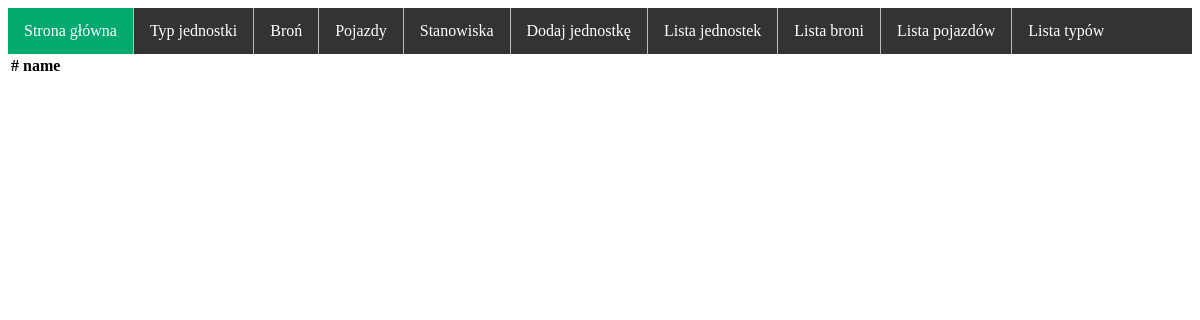
The app's page /show_vehicle/, older data.
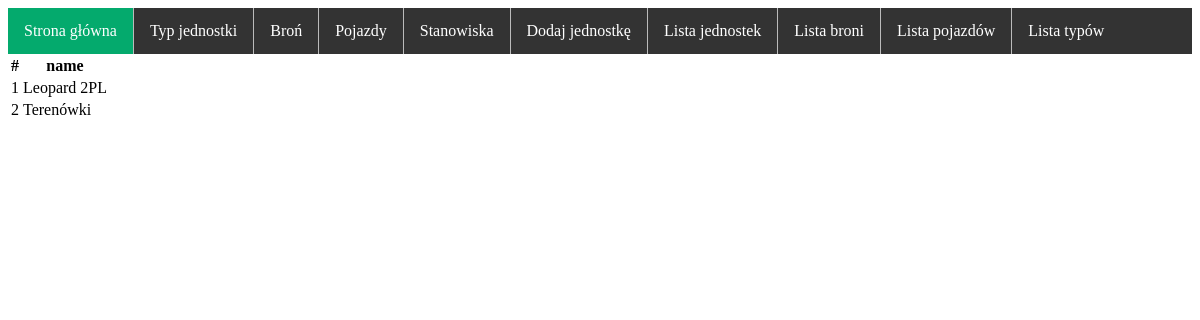
The same page, newer data.
### military/models.py (models this page shows, shortened)
class Vehicle(models.Model):
    name=models.CharField(max_length=125)

### military/views.py (the view)
# urls.py: path('show_vehicle/', views.ShowVehicleView.as_view()),
class ShowVehicleView(View):
    def get(self,request):
        vehicles=Vehicle.objects.all()
        return render(request, 'vehicles_list.html', {'vehicles':vehicles})

### templates/vehicles_list.html (shortened to what this page needs)
{% extends 'base.html' %}
{% block content %}
    <table class="table">
        <tr>
            <th>#</th>
            <th>name</th>
        </tr>
        {% for vehicle in vehicles %}
            <tr class="{% cycle 'table-light' 'table-secondary'%}">
                <td>{{ forloop.counter }}</td>
                <td>{{ vehicle.name }}</td>
            </tr>
        {% endfor %}
    </table>
{% endblock %}

Row changes from the older to the newer data that the page shows:
added Vehicle: name "Leopard 2PL"
added Vehicle: name "Terenówki"
